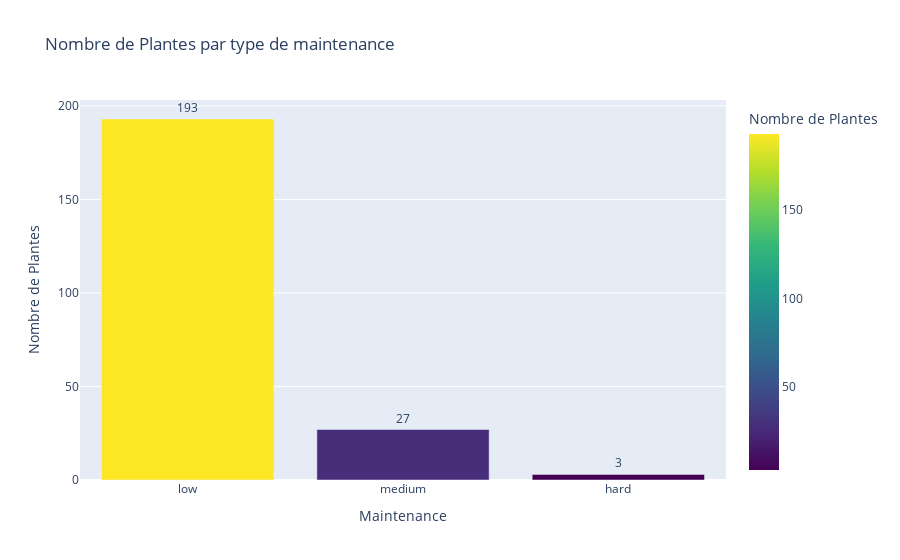

Notebook code for this chart:
### Code cell
plant_counts = a_to_z["Maintenance"].value_counts().reset_index()
plant_counts.columns = ["Maintenance", "Count"]

plant_counts["Short_Maintenance"] = plant_counts["Maintenance"].apply(lambda x: " ".join(x.split()[:2]))

fig = px.bar(
    plant_counts, 
    x="Short_Maintenance",
    y="Count", 
    text="Count", 
    title="Nombre de Plantes par type de maintenance",
    labels={"Short_Maintenance": "Maintenance", "Count": "Nombre de Plantes"},
    hover_name="Maintenance",
    color="Count",
    color_continuous_scale="viridis"
)

fig.update_traces(
    textposition="outside",
    hovertemplate="<b>%{hovertext}</b><br>Nombre de Plantes: %{y}"
)

fig.show()

### Figure 1 — Plotly figure (JSON) as saved in the notebook; plotly's stock layout.template omitted (floating-point values rounded to 4 significant figures)
{"data": [{"alignmentgroup": "True", "hovertemplate": "<b>%{hovertext}</b><br>Nombre de Plantes: %{y}", "hovertext": ["low", "medium", "hard"], "legendgroup": "", "marker": {"color": [193, 27, 3], "coloraxis": "coloraxis", "pattern": {"shape": ""}}, "name": "", "offsetgroup": "", "orientation": "v", "showlegend": false, "text": [193, 27, 3], "textposition": "outside", "type": "bar", "x": ["low", "medium", "hard"], "xaxis": "x", "y": [193, 27, 3], "yaxis": "y"}], "layout": {"barmode": "relative", "coloraxis": {"colorbar": {"title": {"text": "Nombre de Plantes"}}, "colorscale": [[0, "#440154"], [0.1111, "#482878"], [0.2222, "#3e4989"], [0.3333, "#31688e"], [0.4444, "#26828e"], [0.5556, "#1f9e89"], [0.6667, "#35b779"], [0.7778, "#6ece58"], [0.8889, "#b5de2b"], [1, "#fde725"]]}, "legend": {"tracegroupgap": 0}, "title": {"text": "Nombre de Plantes par type de maintenance"}, "xaxis": {"anchor": "y", "domain": [0, 1], "title": {"text": "Maintenance"}}, "yaxis": {"anchor": "x", "domain": [0, 1], "title": {"text": "Nombre de Plantes"}}}}
